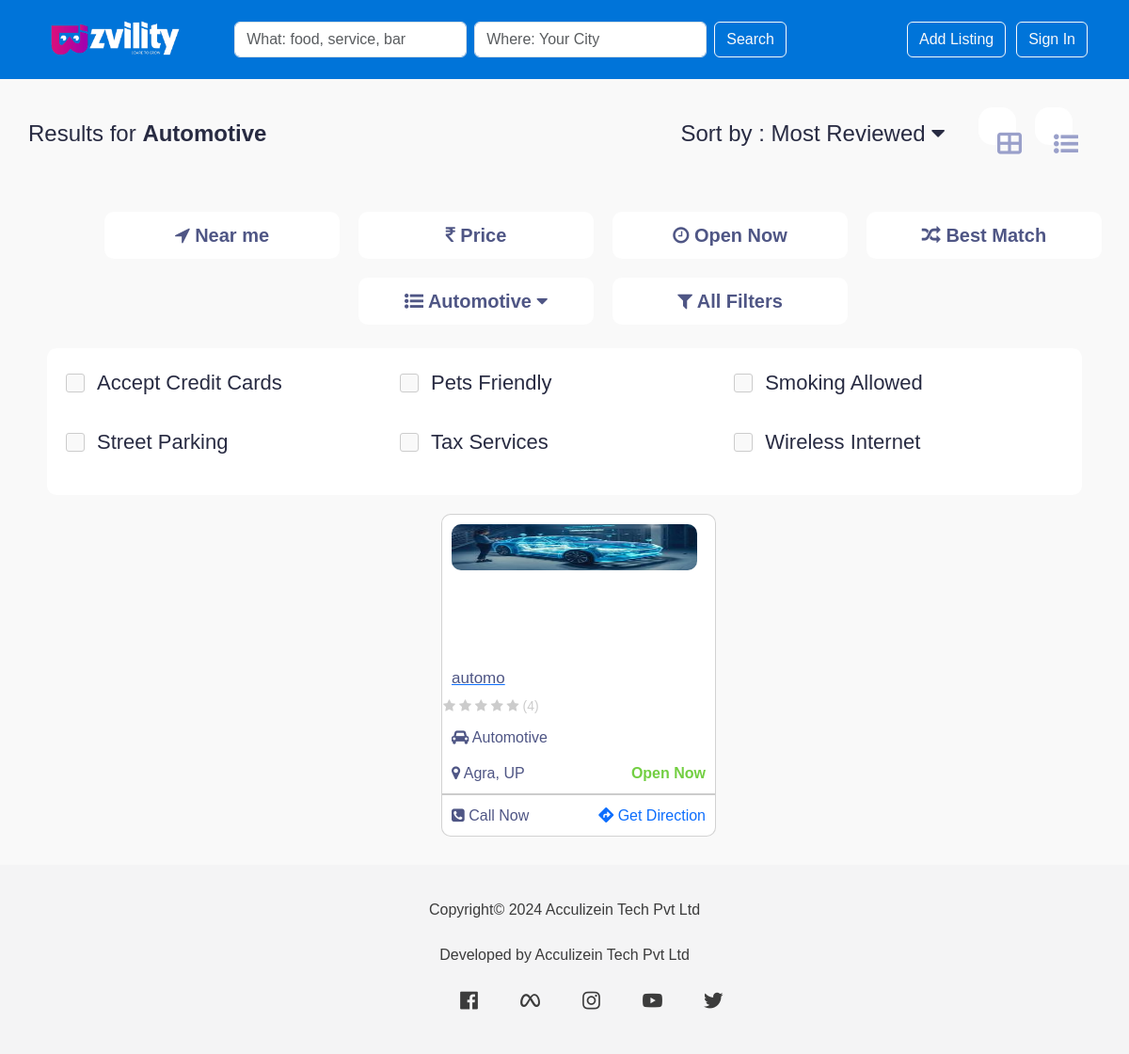
/searchByCategory/Automotive, run on an earlier commit of the app's database.
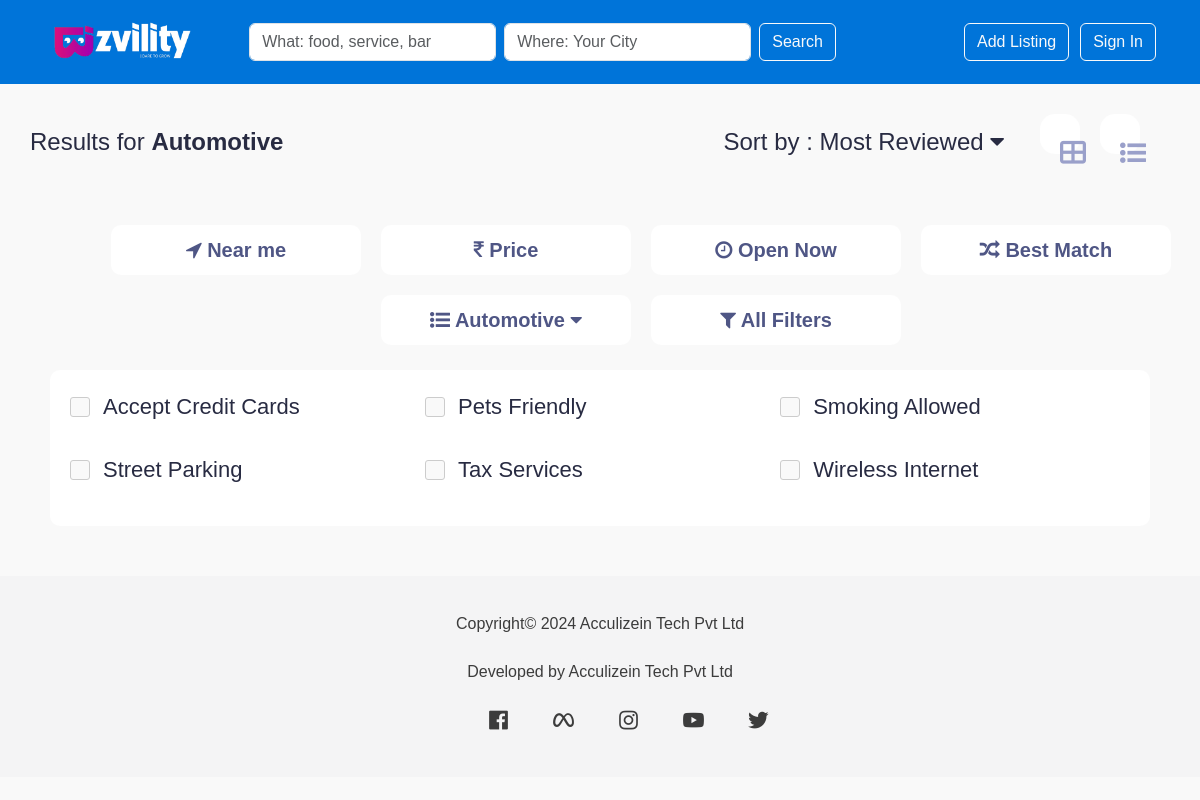
And on a later commit of the database.
### two/models.py (models this page shows, shortened)
class Categories(models.Model):
    CATEGORY_CHOICES = [
        ('Automotive', 'Automotive'),
        ('Beauty', 'Beauty'),
        ('Hotel', 'Hotel'),
        ('Doctor', 'Doctor'),
        ('Restaurant', 'Restaurant'),
        ('Shopping', 'Shopping'),
    ]
    category = models.CharField(max_length=15, choices=CATEGORY_CHOICES)

class Business(models.Model):
    user = models.ForeignKey(Users, on_delete=models.CASCADE, related_name='businesses')
    title = models.CharField(max_length=100, unique=True)
    category = models.ForeignKey(Categories, on_delete=models.CASCADE, related_name='businesses')
    tagline = models.CharField(max_length=50, null=True)
    description = models.TextField()
    thumbnail = models.ImageField(upload_to='BusinessImages/')
    image1 = models.ImageField(upload_to='BusinessImages/')
    image2 = models.ImageField(upload_to='BusinessImages/')
    image3 = models.ImageField(upload_to='BusinessImages/')
    image4 = models.ImageField(upload_to='BusinessImages/')
    image5 = models.ImageField(upload_to='BusinessImages/')
    phone_number = models.CharField(max_length=13)
    website = models.URLField(max_length=200,null=True)
    address = models.CharField(max_length=100)
    state = models.CharField(max_length=20)
    city = models.CharField(max_length=20)
    country = models.CharField(max_length=100)
    pincode = models.IntegerField()
    created_at = models.DateTimeField(auto_now_add=True)
    rating = models.IntegerField()
    def __str__(self):
        return self.title

### two/views.py (the view)
# urls.py: path('searchByCategory/<str:category>',searchByCategory,name='searchByCategory'),
def searchByCategory(request, category):
    listings = Business.objects.filter(category__category=category)
    print(listings)
    param = {'listings': listings, 'category': category}
    return render(request, 'searchbycategory.html', param)

### two/templates/searchbycategory.html (shortened to what the changed rows need)
<!DOCTYPE html>
{% include 'header.html'%}
{% load static %}
<html lang="en">
<head>
    <link rel="stylesheet" href="https://cdnjs.cloudflare.com/ajax/libs/font-awesome/4.7.0/css/font-awesome.min.css">
    <link rel="stylesheet" href="{% static 'css/searchByCategory.css' %}">
</head>
<body>
    <div class="full">
        <div class="head">
            <div class="head-left">
               <div class="text">Results for <a href="#">{{category}}</a> </div>
            </div>
        </div>
     <div class="card-sec">
         <div class="card-row">
            {% for listing in listings%}
            <div class="card">
                <a href="{% url 'listing_details' listing.id %}" target="_blank" ><img src="{{listing.thumbnail.url}}" alt=""></a>
                <div class="card-text">
                    <a href="{% url 'listing_details' listing.id %}" target="_blank" rel="noopener noreferrer"><h3>{{listing.title}}</h3></a>
                     <div class="rating">
                        <i class="fa fa-star" aria-hidden="true"></i>
                        <i class="fa fa-star" aria-hidden="true"></i>
                        <i class="fa fa-star" aria-hidden="true"></i>
                        <i class="fa fa-star" aria-hidden="true"></i>
                        <i class="fa fa-star" aria-hidden="true"></i>
                        ({{listing.rating}})
                     </div>
                     <div class="car"><i class="fa fa-car" aria-hidden="true"></i> {{category}}</div>
                     <div class="left-right">
                     <div class="location"><i class="fa fa-map-marker" aria-hidden="true"></i> {{listing.city}}, {{listing.state}}</div>
                     <div id="open">Open Now</div>
                    </div>
                    <div class="white-border"></div>
                    <div class="left-right">
                        <div class="location"><i class="fa fa-phone-square" aria-hidden="true"></i> Call Now</div>
                        <div> <a href="https://www.google.com/maps/place/Agra,+Uttar+Pradesh" target="_blank" style="text-decoration: none;" > <i class="fa-solid fa-diamond-turn-right"></i> Get Direction </a></div>
                       </div>
                </div>
            </div>
            {% endfor %}
        </div>
     </div>
    </div>
    {% include 'footer.html' %}
</body>
</html>

What changed in the data, as far as the page shows it:
removed Business: thumbnail (picture), title "automo", rating "4", category "Automotive", city "Agra", state "UP"
